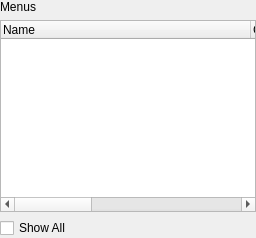
         <widget class="QWidget" name="pageLatexMenus">
          <layout class="QVBoxLayout">
           <property name="leftMargin">
            <number>0</number>
           </property>
           <property name="topMargin">
            <number>0</number>
           </property>
           <property name="rightMargin">
            <number>0</number>
           </property>
           <property name="bottomMargin">
            <number>0</number>
           </property>
           <item>
            <widget class="QLabel" name="label_19">
             <property name="text">
              <string>Menus</string>
             </property>
            </widget>
           </item>
           <item>
            <widget class="QTreeWidget" name="menuTree">
             <property name="toolTip">
              <string>Here the menu items are listed and can be hidden or edited.</string>
             </property>
             <property name="animated">
              <bool>true</bool>
             </property>
             <property name="columnCount">
              <number>3</number>
             </property>
             <attribute name="headerDefaultSectionSize">
              <number>250</number>
             </attribute>
             <column>
              <property name="text">
               <string>Name</string>
              </property>
             </column>
             <column>
              <property name="text">
               <string>Command</string>
              </property>
             </column>
             <column>
              <property name="text">
               <string>Slot</string>
              </property>
             </column>
            </widget>
           </item>
           <item>
            <widget class="QCheckBox" name="checkBoxShowAllMenus">
             <property name="toolTip">
              <string>This controls if the list above shows all menu items or only commonly changed ones.</string>
             </property>
             <property name="text">
              <string>Show All</string>
             </property>
            </widget>
           </item>
          </layout>
         </widget>
